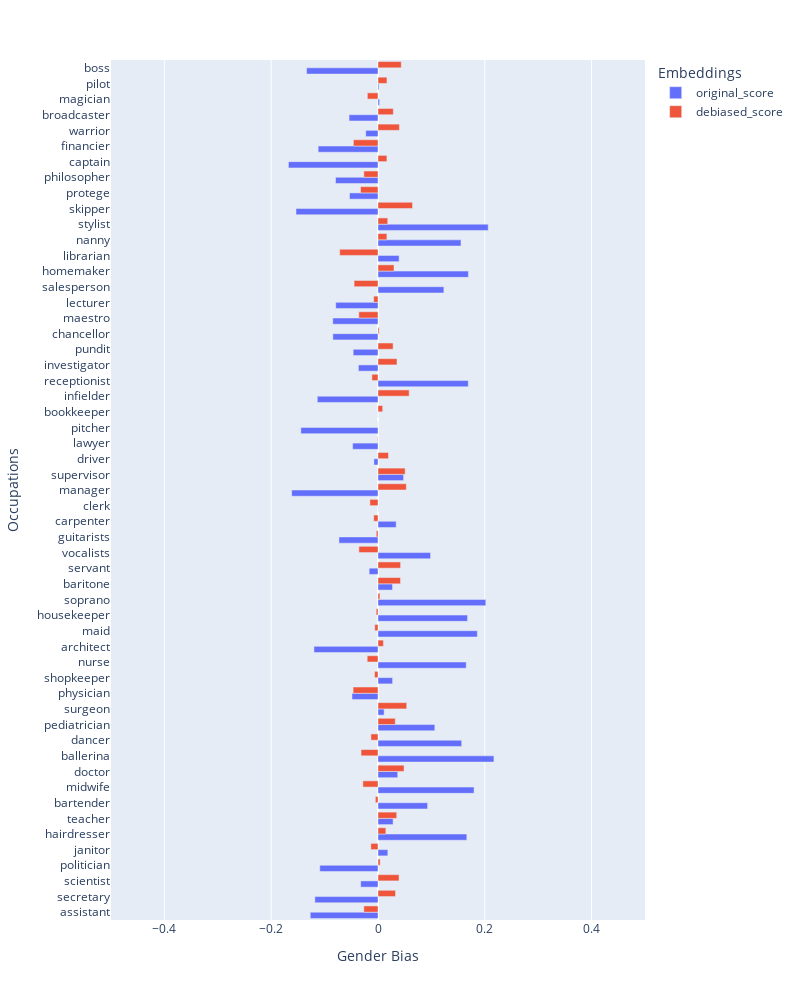

Notebook code cell kept with this figure:
### Code cell
bias_df=get_bias_score_df_from_list(gender_bias_original,gender_bias_after_debiasing, occupations,vocab_cleaned,deb_vocab_gender)
plot_bias_bar(bias_df, "Gender bias on occupations (original vs debiased)", "Occupations")

### Figure 1 — Plotly figure (JSON) as saved in the notebook; plotly's stock layout.template omitted (floating-point values rounded to 4 significant figures)
{"data": [{"alignmentgroup": "True", "hovertemplate": "Embeddings=original_score<br>Gender Bias=%{x}<br>Occupations=%{y}<extra></extra>", "legendgroup": "original_score", "marker": {"color": "#636efa", "pattern": {"shape": ""}}, "name": "original_score", "offsetgroup": "original_score", "orientation": "h", "showlegend": true, "textposition": "auto", "type": "bar", "x": [-0.1269, -0.1182, -0.03239, -0.109, 0.01842, 0.1663, 0.0282, 0.09285, 0.1799, 0.03695, 0.2171, 0.1567, 0.1064, 0.01149, -0.04868, 0.02735, 0.1652, -0.1199, 0.186, 0.1677, 0.2019, 0.0272, -0.01659, 0.09841, -0.07308, 0.03405, 0.0002944, -0.1616, 0.04786, -0.007653, -0.04749, -0.1445, -0.00016, -0.1137, 0.169, -0.03673, -0.04651, -0.08449, -0.08464, -0.07916, 0.1233, 0.1693, 0.03958, 0.1554, 0.2064, -0.1536, -0.05332, -0.07953, -0.1677, -0.1121, -0.02292, -0.05422, 0.002989, 0.001772, -0.1337], "xaxis": "x", "y": ["assistant", "secretary", "scientist", "politician", "janitor", "hairdresser", "teacher", "bartender", "midwife", "doctor", "ballerina", "dancer", "pediatrician", "surgeon", "physician", "shopkeeper", "nurse", "architect", "maid", "housekeeper", "soprano", "baritone", "servant", "vocalists", "guitarists", "carpenter", "clerk", "manager", "supervisor", "driver", "lawyer", "pitcher", "bookkeeper", "infielder", "receptionist", "investigator", "pundit", "chancellor", "maestro", "lecturer", "salesperson", "homemaker", "librarian", "nanny", "stylist", "skipper", "protege", "philosopher", "captain", "financier", "warrior", "broadcaster", "magician", "pilot", "boss"], "yaxis": "y"}, {"alignmentgroup": "True", "hovertemplate": "Embeddings=debiased_score<br>Gender Bias=%{x}<br>Occupations=%{y}<extra></extra>", "legendgroup": "debiased_score", "marker": {"color": "#EF553B", "pattern": {"shape": ""}}, "name": "debiased_score", "offsetgroup": "debiased_score", "orientation": "h", "showlegend": true, "textposition": "auto", "type": "bar", "x": [-0.02653, 0.03284, 0.03943, 0.004089, -0.01336, 0.01474, 0.03505, -0.004936, -0.0283, 0.04878, -0.03175, -0.01328, 0.03229, 0.05375, -0.04665, -0.006398, -0.02022, 0.01017, -0.006075, -0.003404, 0.003597, 0.04217, 0.04229, -0.03581, -0.003228, -0.008021, -0.01519, 0.05304, 0.05084, 0.01967, -0.0008116, -0.0001816, 0.008787, 0.05837, -0.01144, 0.03564, 0.0283, 0.002098, -0.03591, -0.008046, -0.0448, 0.02998, -0.07172, 0.01663, 0.01825, 0.06465, -0.03268, -0.0265, 0.01669, -0.04608, 0.0401, 0.02865, -0.01988, 0.01675, 0.04357], "xaxis": "x", "y": ["assistant", "secretary", "scientist", "politician", "janitor", "hairdresser", "teacher", "bartender", "midwife", "doctor", "ballerina", "dancer", "pediatrician", "surgeon", "physician", "shopkeeper", "nurse", "architect", "maid", "housekeeper", "soprano", "baritone", "servant", "vocalists", "guitarists", "carpenter", "clerk", "manager", "supervisor", "driver", "lawyer", "pitcher", "bookkeeper", "infielder", "receptionist", "investigator", "pundit", "chancellor", "maestro", "lecturer", "salesperson", "homemaker", "librarian", "nanny", "stylist", "skipper", "protege", "philosopher", "captain", "financier", "warrior", "broadcaster", "magician", "pilot", "boss"], "yaxis": "y"}], "layout": {"barmode": "group", "height": 1000, "legend": {"title": {"text": "Embeddings"}, "tracegroupgap": 0}, "margin": {"t": 60}, "width": 800, "xaxis": {"anchor": "y", "domain": [0, 1], "range": [-0.5, 0.5], "title": {"text": "Gender Bias"}}, "yaxis": {"anchor": "x", "domain": [0, 1], "title": {"text": "Occupations"}}}}
